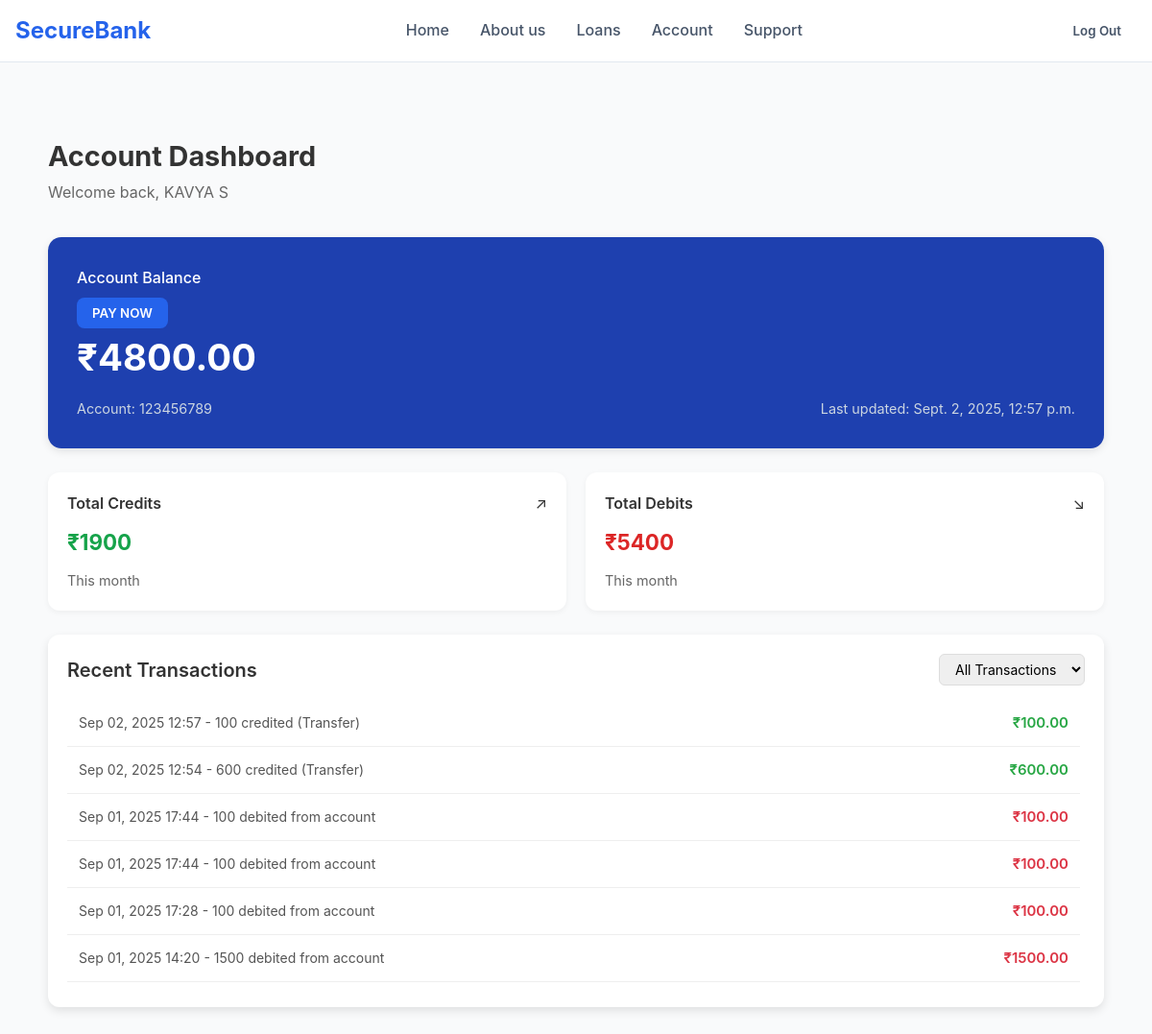
Screenshot of /account_dashboard/ (signed in) with the database file from the repository.
### BankApp/models.py (models this page shows, shortened)
class Account(models.Model):
    user = models.OneToOneField(User, on_delete=models.CASCADE, blank=True, null=True)
    account_number = models.CharField(max_length=20, unique=True, editable=False)
    balance = models.DecimalField(max_digits=12, decimal_places=2, default=0.00)
    last_updated = models.DateTimeField(auto_now=True)

class Transaction(models.Model):
    TRANSACTION_TYPES = [
        ("credit", "Credit"),
        ("debit", "Debit"),
    ]
    account = models.ForeignKey(Account, on_delete=models.CASCADE, related_name="transactions")
    transaction_type = models.CharField(max_length=10, choices=TRANSACTION_TYPES)
    amount = models.DecimalField(max_digits=10, decimal_places=2)
    description = models.CharField(max_length=255, blank=True, null=True)
    timestamp = models.DateTimeField(auto_now_add=True)

### BankApp/views.py (the view)
# urls.py: path('account_dashboard/',views.account_dashboard,name="account_dashboard"),
def account_dashboard(request):
    try:
        account = Account.objects.get(user=request.user)
    except Account.DoesNotExist:
        messages.error(request, "❌ No account found. Please create one.")
        return redirect("homepage")
    start_month = now().replace(day=1, hour=0, minute=0, second=0, microsecond=0)
    total_credits = Transaction.objects.filter(
        account=account,
        transaction_type="credit",
        timestamp__gte=start_month
    ).aggregate(total=Sum("amount"))["total"] or 0
    total_debits = Transaction.objects.filter(
        account=account,
        transaction_type="debit",
        timestamp__gte=start_month
    ).aggregate(total=Sum("amount"))["total"] or 0
    transactions = Transaction.objects.filter(account=account).order_by("-timestamp")[:10]
    return render(request, "account.html", {
        "account": account,
        "total_credits": total_credits,
        "total_debits": total_debits,
        "transactions": transactions,
    })

### BankApp/templates/account.html (shortened to what this page needs)
{% load static %}
<!DOCTYPE html>
<html lang="en">
<head>
    <link rel="stylesheet" href="{% static 'css/account.css' %}">
</head>
<body>
    <nav class="navbar">
        <div class="nav-container">
            <div class="nav-content">
                <div class="logo">
                    <h1>SecureBank</h1>
                </div>
                <div class="nav-links">
                    <a href="{% url 'homepage'%}" class="nav-link">Home</a>
                    <a href="#" class="nav-link">About us</a>
                    <a href="#" class="nav-link">Loans</a>
                    <a href="{% url 'account_dashboard' %}"class="nav-link">Account</a>
                    <a href="#" class="nav-link">Support</a>
                </div>
                <div class="auth-buttons">
    {% if request.user.is_authenticated %}
        <a href="{% url 'logout' %}">
            <button class="btn-ghost">Log Out</button>
        </a>
    {% else %}
        <button class="btn-ghost" onclick="openModal('login')">Log In</button>
        <button class="btn-primary" onclick="openModal('signup')">Sign Up</button>
    {% endif %}
</div>
            </div>
        </div>
    </nav>
    <main class="account-main">
        <div class="container">
                <div class="account-header">
    <h1>Account Dashboard</h1>
    <p>Welcome back, {{ request.user.first_name|upper }} {{ request.user.last_name|upper }}</p>
</div>
<div class="balance-card">
    <div class="balance-header">
        <h2>Account Balance</h2>
        <button class="btn-primary transfer-btn" onclick="openmoneyModal()">PAY NOW</button>
    </div>
    <div class="balance-amount">₹{{ account.balance }}</div>
    <div class="balance-info">
        <span class="account-number">Account: {{ account.account_number }}</span>
        <span class="last-updated">Last updated: {{ account.last_updated }}</span>
    </div>
</div>
<div class="summary-cards">
    <div class="summary-card credit">
        <div class="summary-header">
            <h3>Total Credits</h3>
            <span class="arrow-up">↗</span>
        </div>
        <div class="summary-amount">₹{{ total_credits }}</div>
        <div class="summary-period">This month</div>
    </div>
   <div class="summary-card debit">
    <div class="summary-header">
        <h3>Total Debits</h3>
        <span class="arrow-down">↘</span>
    </div>
    <div class="summary-amount">₹{{ total_debits }}</div>
    <div class="summary-period">This month</div>
</div>
</div>
<div class="transaction-history">
    <div class="transaction-header">
        <h2>Recent Transactions</h2>
        <select id="filterSelect" class="filter-select">
            <option value="all">All Transactions</option>
        </select>
    </div>
<div class="transaction-list">
    {% for tx in transactions %}
        <div class="transaction-item" data-type="{{ tx.transaction_type }}">
            <div class="transaction-left">
                <span>{{ tx.timestamp|date:"M d, Y H:i" }}</span> -
                <span>{{ tx.description }}</span>
            </div>
            <div class="transaction-right {% if tx.transaction_type == 'credit' %}credit{% else %}debit{% endif %}">
                ₹{{ tx.amount }}
            </div>
        </div>
    {% empty %}
        <p>No recent transactions</p>
    {% endfor %}
</div>
                    </div>
                </div>
    </main>
</body>
</html>

### BankApp/static/css/account.css (style rules this page uses)
* { margin: 0; padding: 0; box-sizing: border-box; font-family: "Inter", sans-serif; }
body { background: #f9fafb; color: #333; line-height: 1.6; }
.navbar { position: fixed; top: 0; width: 100%; background: rgba(255, 255, 255, 0.95); backdrop-filter: blur(10px); border-bottom: 1px solid #e2e8f0; z-index: 1000; }
.nav-container { max-width: 1200px; margin: 0 auto; padding: 0 1rem; }
.nav-content { display: flex; align-items: center; justify-content: space-between; height: 4rem; }
.logo h1 { font-size: 1.5rem; font-weight: 700; color: #2563eb; }
.nav-links { display: flex; gap: 2rem; }
.nav-link { text-decoration: none; color: #475569; font-weight: 500; transition: color 0.3s; }
a { text-decoration: none ; color: #000; }
.auth-buttons { display: flex; gap: 1rem; }
.btn-primary { background: #2563eb; color: white; border: none; padding: 0.5rem 1rem; border-radius: 0.5rem; font-weight: 600; cursor: pointer; transition: background 0.3s; }
.btn-ghost { background: transparent; color: #475569; border: none; padding: 0.5rem 1rem; border-radius: 0.5rem; font-weight: 600; cursor: pointer; transition: color 0.3s; }
.account-main { padding: 30px; }
.container { max-width: 1100px; margin: auto; }
.account-header { margin-bottom: 3%; margin-top: 10%; }
.account-header h1 { font-size: 1.8rem; font-weight: 700; margin-bottom: 2px; }
.account-header p { color: #666; }
.balance-card { background: #1e40af; color: #fff; padding: 30px; border-radius: 14px; margin-bottom: 25px; box-shadow: 0 3px 8px rgba(0,0,0,0.1); }
.balance-card h2 { font-size: 1rem; font-weight: 500; margin-bottom: 8px; }
.balance-amount { font-size: 2.4rem; font-weight: 700; margin-bottom: 10px; }
.balance-info { font-size: 0.9rem; display: flex; justify-content: space-between; color: #cbd5e1; }
.summary-cards { display: flex; gap: 20px; margin-bottom: 25px; }
.summary-card { flex: 1; background: #fff; padding: 20px; border-radius: 12px; box-shadow: 0 2px 6px rgba(0,0,0,0.05); }
.summary-header { display: flex; justify-content: space-between; align-items: center; }
.summary-card h3 { font-size: 1rem; font-weight: 600; }
.summary-amount { font-size: 1.4rem; font-weight: 700; margin: 10px 0; }
.summary-period { font-size: 0.9rem; color: #666; }
.summary-card.credit .summary-amount { color: #16a34a; }
.summary-card.debit .summary-amount { color: #dc2626; }
.transaction-history { background: #ffffff; border-radius: 12px; padding: 20px; margin-top: 20px; box-shadow: 0 4px 10px rgba(0,0,0,0.1); }
.transaction-header { display: flex; justify-content: space-between; align-items: center; margin-bottom: 15px; }
.transaction-header h2 { font-size: 20px; font-weight: 600; color: #333; }
.filter-select { padding: 6px 12px; border-radius: 6px; border: 1px solid #ddd; font-size: 14px; cursor: pointer; transition: all 0.2s ease-in-out; }
.transaction-list { max-height: 300px; overflow-y: auto; padding-right: 5px; }
.transaction-item { padding: 12px; border-bottom: 1px solid #eee; font-size: 15px; color: #444; display: flex; justify-content: space-between; align-items: center; transition: background 0.2s; }
.transaction-left { font-size: 14px; color: #555; }
.transaction-right { font-weight: 600; font-size: 15px; }
.transaction-right.credit { color: #28a745; }
.transaction-right.debit { color: #dc3545; }

### rows the page displays
Account: balance "4800.00", account_number "123456789", last_updated "Sept. 2, 2025, 12:57 p.m."
Transaction: timestamp "Sep 02, 2025 12:57", description "100 credited (Transfer)", amount "100.00"
Transaction: timestamp "Sep 02, 2025 12:54", description "600 credited (Transfer)", amount "600.00"
Transaction: timestamp "Sep 01, 2025 17:44", description "100 debited from account", amount "100.00"
Transaction: timestamp "Sep 01, 2025 17:44", description "100 debited from account", amount "100.00"
Transaction: timestamp "Sep 01, 2025 17:28", description "100 debited from account", amount "100.00"
Transaction: timestamp "Sep 01, 2025 14:20", description "1500 debited from account", amount "1500.00"

### other values shown
{{ request.user.first_name|upper }} "KAVYA"
{{ request.user.last_name|upper }} "S"
{{ total_credits }} "1900"
{{ total_debits }} "5400"
